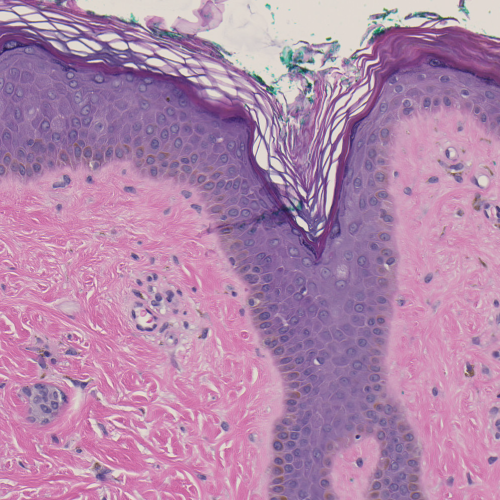
%> input picture gen4/ndp1.png, 1000 x 1000 px (shown at 1/2 size)
$ octave animate.m   (GNU Octave 9; MATLAB toolbox functions it lacks are replaced by stand-ins)
%> lines starting %> are read from the running program, lines starting %| are printed output that depends on the picture
% GIF flipping between two images
folder = "079";
fn1 = strcat(folder, "\\ndp1.png");
fn2 = strcat(folder, "\\sedeen1_seam.png");
fn3 = strcat(folder, "\\ndp1-sedeen1.gif");
% Capture the plot as an image
im1 = imread(fn1);
%> im1 is the input picture: size 1000x1000x3 uint8; mean R, G, B 178.1, 134.5, 171.9
im1 = im1(35:size(im1,1)-25, :, :);
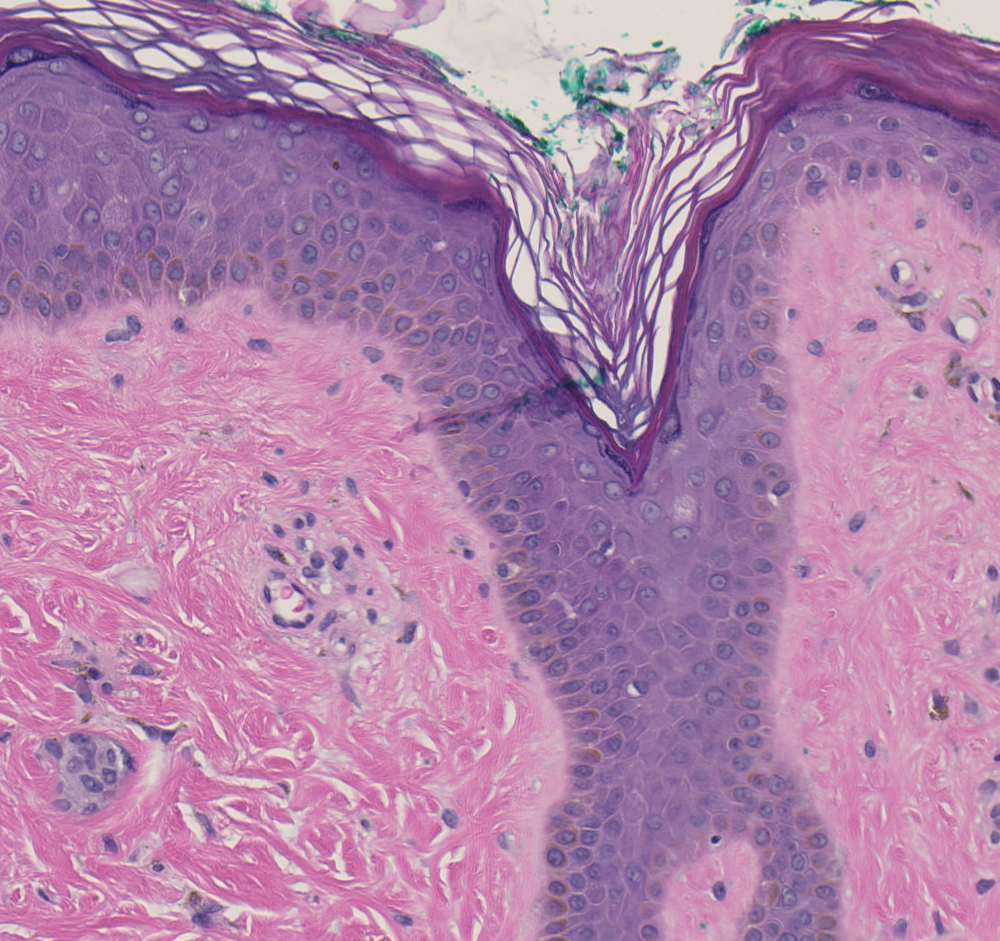
%> im1: size 941x1000x3 uint8; mean R, G, B 176.8, 132.3, 170.9
im1 = im1(400:700, 400:700, :);
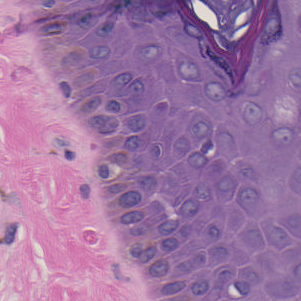
%> im1: size 301x301x3 uint8; mean R, G, B 157.7, 116.9, 162.6
image(im1);
axis image
axis off
title('Predicate')
frame = getframe(gcf);
im = frame2im(frame);
[imind,cm] = rgb2ind(im,256);
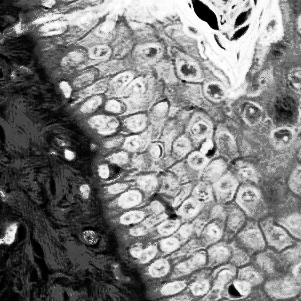
%> imind: size 301x301 uint8; min 0, max 255, mean 127
%> cm = 256 rows, first 12: [0.886 0.843 0.82; 0.847 0.792 0.796; 0.878 0.745 0.788; 0.824 0.733 0.776; 0.882 0.694 0.749; 0.847 0.686 0.773; 0.824 0.671 0.757; 0.788 0.702 0.729; 0.871 0.643 0.757; 0.843 0.643 0.757; 0.824 0.647 0.773; 0.843 0.659 0.722]

% Write frames to the GIF File
imwrite(imind,cm,fn3,'gif','Loopcount',inf);

% Capture the plot as an image
%> (the run ends here)
